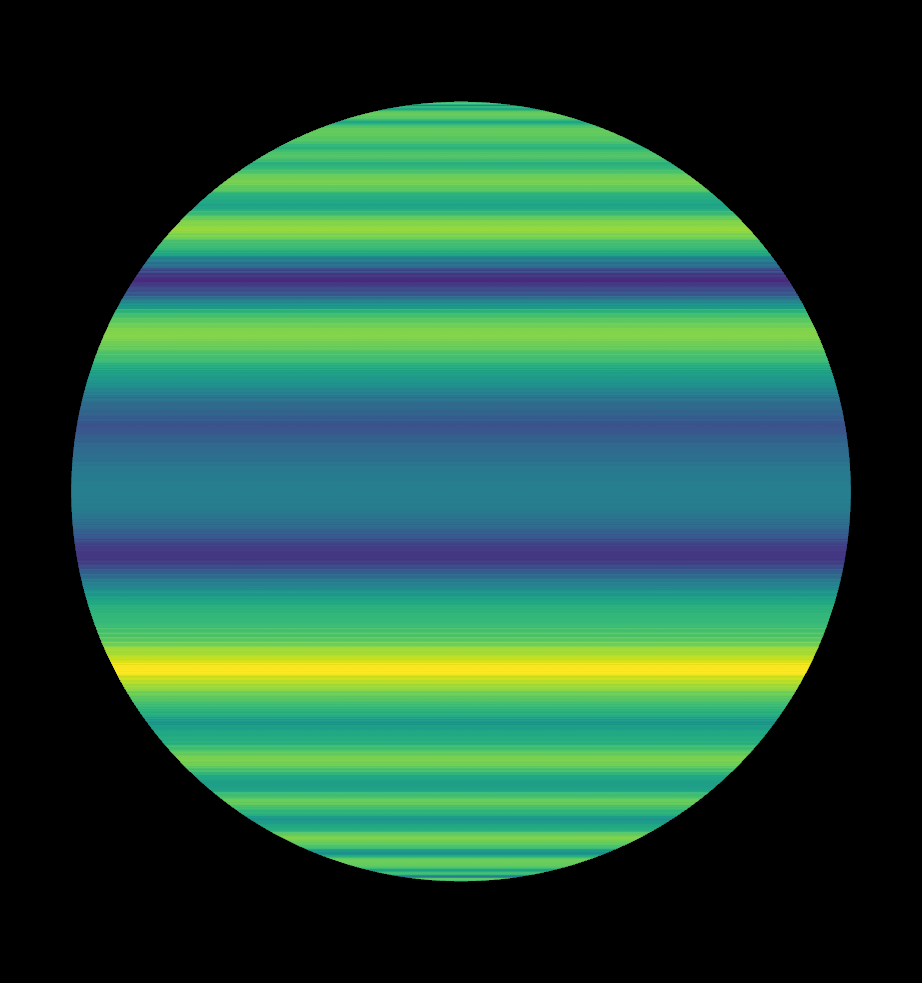
#> input picture AROMA_An_Exo_Rot_Mapping/plots/mayavi_plots/mayavi_jupiter_face.png, 922 x 983 px, found by its file name; the run also reads 1 picture not shown here
$ jupyter execute --allow-errors jupiter-k2-toy-model.ipynb   (shell and % lines are left out)
#> lines starting #> are read from the running program, lines starting #| are printed output that depends on the picture
[cell 1]
import matplotlib.pyplot as plt
import numpy as np
from astropy import units as u
import cv2
from mayavi import mlab
from tvtk.api import tvtk # python wrappers for the C++ vtk ecosystem

# [4 lines left out: function find_nearest, not called in this run]

import os
from os.path import join
array = os.path.abspath('').split('/')
homedir = '/'
for i in range(1,7):
   homedir = join(homedir, array[i])
plotPath = join(homedir, 'plots')

#=================================================
# Prepare the Cassini wind speed plot-based figure:

cassini_filename = '/Users/nguyendat/Documents/GitHub/aroma/AROMA_An_Exo_Rot_Mapping/data/Cassini_jupiter_BetterSampling.csv'
#> (the rest of this cell did not finish here and is left out)

#> (a cell that did not finish here is left out)

## 2D MAP

### NORMAL CASE: INCLUDE EQUATORIAL WINDS

[cell 3]
#=================================================
imgsize=500
xcen=(500.0-1.)/2.0
ycen=(500.0-1.)/2.0

latitudes=np.zeros((imgsize,imgsize))
windspeed=np.zeros((imgsize,imgsize))
periodimg=np.zeros((imgsize,imgsize))

latitudes[:]=np.NaN
windspeed[:]=np.NaN
periodimg[:]=np.NaN

radius=245. # Radius of jupiter in the synthetic image

Rjup=u.R_jup.to('m')

#> (the rest of this cell did not finish here and is left out)

[cell 4]
# save = True
save = False

# %matplotlib widget
plt.rcParams.update({'font.size': 12})

####
fig2, (ax2a, ax2b) = plt.subplots(1, 2, figsize=(6, 3), dpi=100, gridspec_kw={'width_ratios': [1, 1]})

#### FIRST PLOT
n, bins, patches = ax2a.hist(periodimg[~np.isnan(periodimg)], 40, density=True, facecolor='tab:orange', alpha=0.75)
# ax2a.text(9.81,35,'Synthetic Jupiter Model: Period Distribution from Cassini Windspeed',horizontalalignment='left',fontsize=10,color='blue')
ax2a.set_xlabel('Period (hr)')
ax2a.set_ylabel('Relative Area')
ax2a.set_title('Period Distribution', fontsize=12)
ax2a.set_xticks([]), ax2a.set_xticks([9.80, 9.850, 9.90, 9.95, 10.0])

# [12 lines of commented-out code are left out]

imgplot2 = ax2b.imshow(periodimg, cmap="viridis")
ax2b.set_title('Effective Periods',fontsize=12)
cax2 = fig2.add_axes([0.915, 0.2, 0.020, 0.61])
ax2b.text(440,470,'(hr)',fontsize=10)
# ax2b.text(20,45,'c',fontsize=18,color='black')
plt.colorbar(imgplot2,shrink=1.00,cax=cax2, orientation='vertical', ax=ax2b)

ax2b.axes.xaxis.set_visible(False)
ax2b.axes.yaxis.set_visible(False)

if save:
    plotOut = plotPath + '/CassiniJupiter_model_panelB'
    fig2.savefig(plotOut+'.pdf', dpi=300, format='pdf', bbox_inches = 'tight')
    fig2.savefig(plotOut+'.png', dpi=300, format='png', bbox_inches = 'tight')

# [34 lines of commented-out code are left out]

### SPECIAL: ONLY Mid-latitudes to Polar wind

[cell 5]
#=================================================
imgsize=500
xcen=(500.0-1.)/2.0
ycen=(500.0-1.)/2.0

latitudes2=np.zeros((imgsize,imgsize))
windspeed2=np.zeros((imgsize,imgsize))
periodimg2=np.zeros((imgsize,imgsize))

latitudes2[:]=np.NaN
windspeed2[:]=np.NaN
periodimg2[:]=np.NaN

radius=245. # Radius of jupiter in the synthetic image

Rjup=u.R_jup.to('m')

#> (the rest of this cell did not finish here and is left out)

[cell 6]
# save = True
save = False

# %matplotlib widget
plt.rcParams.update({'font.size': 12})

####
fig2, (ax2a, ax2b) = plt.subplots(1, 2, figsize=(6, 3), dpi=100, gridspec_kw={'width_ratios': [1, 1]})

#### FIRST PLOT
n2, bins2, patches2 = ax2a.hist(periodimg2[~np.isnan(periodimg2)], 40, density=True, facecolor='tab:orange', alpha=0.75)
# ax2a.text(9.81,35,'Synthetic Jupiter Model: Period Distribution from Cassini Windspeed',horizontalalignment='left',fontsize=10,color='blue')
ax2a.set_xlabel('Period (hr)')
ax2a.set_ylabel('Relative Area')
ax2a.set_title('Period Distribution', fontsize=12)
ax2a.set_xticks([]), ax2a.set_xticks([9.80, 9.850, 9.90, 9.95, 10.0])
# [12 lines of commented-out code are left out]

imgplot2 = ax2b.imshow(periodimg2, cmap="viridis")
ax2b.set_title('Effective Periods',fontsize=12)
cax2 = fig2.add_axes([0.915, 0.2, 0.020, 0.61])
ax2b.text(440,470,'(hr)',fontsize=10)
# ax2b.text(20,45,'c',fontsize=18,color='black')
plt.colorbar(imgplot2,shrink=1.00,cax=cax2, orientation='vertical', ax=ax2b)

ax2b.axes.xaxis.set_visible(False)
ax2b.axes.yaxis.set_visible(False)

if save:
    plotOut = plotPath + '/CassiniJupiter_model_panelC'
    fig2.savefig(plotOut+'.pdf', dpi=300, format='pdf', bbox_inches = 'tight')
    fig2.savefig(plotOut+'.png', dpi=300, format='png', bbox_inches = 'tight')

# [34 lines of commented-out code are left out]

#### Plot of windspeed vs latitude of Cassini data

[cell 7]
# save = True
save = False
fontSize = 14
plt.rcParams.update({'font.size': fontSize})
# Create simulated Jupiter wind speed imaged
fig1, ax1 = plt.subplots(figsize=(3.5, 4), dpi=100)

#> (the rest of this cell did not finish here and is left out)

### Plot of histograms superimposed

[cell 8]
# save = True
save = False

# %matplotlib widget
fontSize = 14
plt.rcParams.update({'font.size': fontSize})

plt.close(),
fig, (ax1, ax2, ax3) = plt.subplots(1, 3, figsize=(16,5), gridspec_kw={'width_ratios': [1,1.5,1]})

# plot superimposed histograms
n, bins, patches = ax2.hist(periodimg[~np.isnan(periodimg)], 60, range=(9.8, 10), density=False, facecolor='tab:blue', alpha=0.5, label='Full-disk')
n2, bins2, patches2 = ax2.hist(periodimg2[~np.isnan(periodimg2)], 60, range=(9.8, 10), density=False, facecolor='tab:red', alpha=0.75, label='Mid-latitudes')
ax2.set_yticks([]), ax2.set_xlabel('Period (hours)'), ax2.set_ylabel('Histogram')
ax2.set_title('Jupiter Effective Periods', weight='bold')
ax2.legend()

# first map
im1 = ax1.imshow(periodimg, cmap="viridis")
ax1.set_title('Full-disk Periods',fontsize=fontSize, weight='bold', color='tab:blue')
c_ax1 = fig.add_axes([0.915, 0.2, 0.020, 0.61])
ax1.text(430,470,'(hr)',fontsize=12)
plt.colorbar(im1,shrink=1.00,cax=c_ax1, orientation='vertical', ax=ax1)

plt.setp(ax1.spines.values(), color='tab:blue')
# change all spines
for axis in ['top','bottom','left','right']:
    ax1.spines[axis].set_linewidth(2)

# second map
im2 = ax3.imshow(periodimg2, cmap="viridis")
# ax3.clim((9.825, 9,975))
ax3.set_title('Mid-latitudes Periods',fontsize=fontSize, weight='bold', color='r')
ax3.text(430,470,'(hr)',fontsize=12)

ax1.set_xlabel('x-pixel')
ax1.set_ylabel('y-pixel')

ax3.set_xlabel('x-pixel')

plt.setp(ax3.spines.values(), color='r')
# change all spines
for axis in ['top','bottom','left','right']:
    ax3.spines[axis].set_linewidth(2)

plt.subplots_adjust(wspace=0.15)

if save:
    plotOut = plotPath + '/Superimposed_Hist_CassiniJupiter_model'
    fig.savefig(plotOut+'.pdf', dpi=300, format='pdf', bbox_inches = 'tight')
    fig.savefig(plotOut+'.png', dpi=300, format='png', bbox_inches = 'tight')

## 3D ATMOSPHERE

### CREATE EQUIRECTANGULAR PROJECTION MAP
#### FULL LATITUDES
Not equal area, x,y coordinates correspond to longitude and latitude

Output: a rectangular map

[cell 9]
#=================================================
imgsize=1000
xcen=(float(imgsize)-1.)/2.0
ycen=(float(imgsize)-1.)/2.0

run_again = True
#> (the rest of this cell did not finish here and is left out)

[cell 10]
save = False
# save = True

plt.close(),
fig = plt.figure(figsize=(10,5), frameon=False)
# fig.set_size_inches(1.5,1)
ax = plt.Axes(fig, [0., 0., 1., 1.])
ax.set_axis_off()
fig.add_axes(ax)

ax.imshow(periodimg_fd, aspect='auto')
plt.subplots_adjust(top = 1, bottom = 0, right = 1, left = 0, hspace = 0, wspace = 0)

if save:
    plotOut = plotPath + '/Equirectangular_CassiniJupiter_map.jpeg'
    plt.margins(0, 0), plt.draw(), plt.axis('off')
    fig.savefig(plotOut, format='jpeg', bbox_inches = 'tight', dpi=400)
    # cv2.imwrite(plotPath + '/Equirectangular_CassiniJupiter_map.png', save_array)

### Run 3D Mayavi and Save

[cell 11]
# run_mayavi = True
run_mayavi = False

if run_mayavi:
    # create a figure window (and scene)
    fig = mlab.figure(size=(500, 500))

    # load and map the texture
    img = tvtk.JPEGReader()
    img.file_name = plotPath + '/Equirectangular_CassiniJupiter_map.jpeg'
    texture = tvtk.Texture(input_connection=img.output_port, interpolate=1)
    # (interpolate for a less raster appearance when zoomed in)

    # use a TexturedSphereSource, a.k.a. getting our hands dirty
    R = 1
    Nrad = 180

    # create the sphere source with a given radius and angular resolution
    sphere = tvtk.TexturedSphereSource(radius=R, theta_resolution=Nrad,
                                       phi_resolution=Nrad)

    # assemble rest of the pipeline, assign texture
    sphere_mapper = tvtk.PolyDataMapper(input_connection=sphere.output_port)
    sphere_actor = tvtk.Actor(mapper=sphere_mapper, texture=texture)
    fig.scene.add_actor(sphere_actor)

    sphere_actor.property.lighting = False
    mlab.show()
    mlab.pitch(20)

## Inclined Jupiter Model 3D Case: FULL DISK

#### Full disk no inclination

[cell 12]
periodimg_3d_fd_0 = cv2.imread(plotPath + '/mayavi_plots/mayavi_jupiter_face.png', cv2.IMREAD_ANYDEPTH).astype(np.float32)

# plt.close(),
# plt.figure(figsize=(4,4))
# n, bins, patches = plt.hist(periodimg_3d[~np.isnan(periodimg_3d)], 60, density=True, facecolor='tab:orange', alpha=0.75)

# convert background to NaN
for xx in range(periodimg_3d_fd_0.shape[0]):
    for yy in range(periodimg_3d_fd_0.shape[1]):
        if periodimg_3d_fd_0[xx][yy] <= 0:
            periodimg_3d_fd_0[xx][yy] = np.NaN

# figure out linear scaling
pmin, pmax = np.nanmin(periodimg_fd), np.nanmax(periodimg_fd)
pmin_old, pmax_old = np.nanmin(periodimg_3d_fd_0), np.nanmax(periodimg_3d_fd_0)
#> pmin_old = 31; pmax_old = 215
a = [[pmin_old, 1], [pmax_old,1]]
#> a = [[31, 1], [215, 1]]
b = [pmin, pmax]

coeff = np.linalg.solve(a,b)
#> coeff = [nan, nan]
periodimg_3d_fd_0_new = coeff[0] * periodimg_3d_fd_0 + coeff[1]

plt.figure(figsize=(4,4), dpi=120)
im = plt.imshow(periodimg_3d_fd_0_new)
plt.colorbar(im, shrink=1.00, orientation='vertical')

plt.figure(figsize=(4,3), dpi=120)
n, bins, patches = plt.hist(periodimg_3d_fd_0_new[~np.isnan(periodimg_3d_fd_0_new)], 60, density=True, facecolor='tab:orange', alpha=0.75)
#> bins = 61 values from 0 to 1; patches = 60 items
plt.xlim(9.80, 10.0)

#### Full disk up 20 deg

[cell 13]
periodimg_3d_fd_u20 = cv2.imread(plotPath + '/mayavi_plots/mayavi_jupiter_up.png', cv2.IMREAD_ANYDEPTH).astype(np.float32)
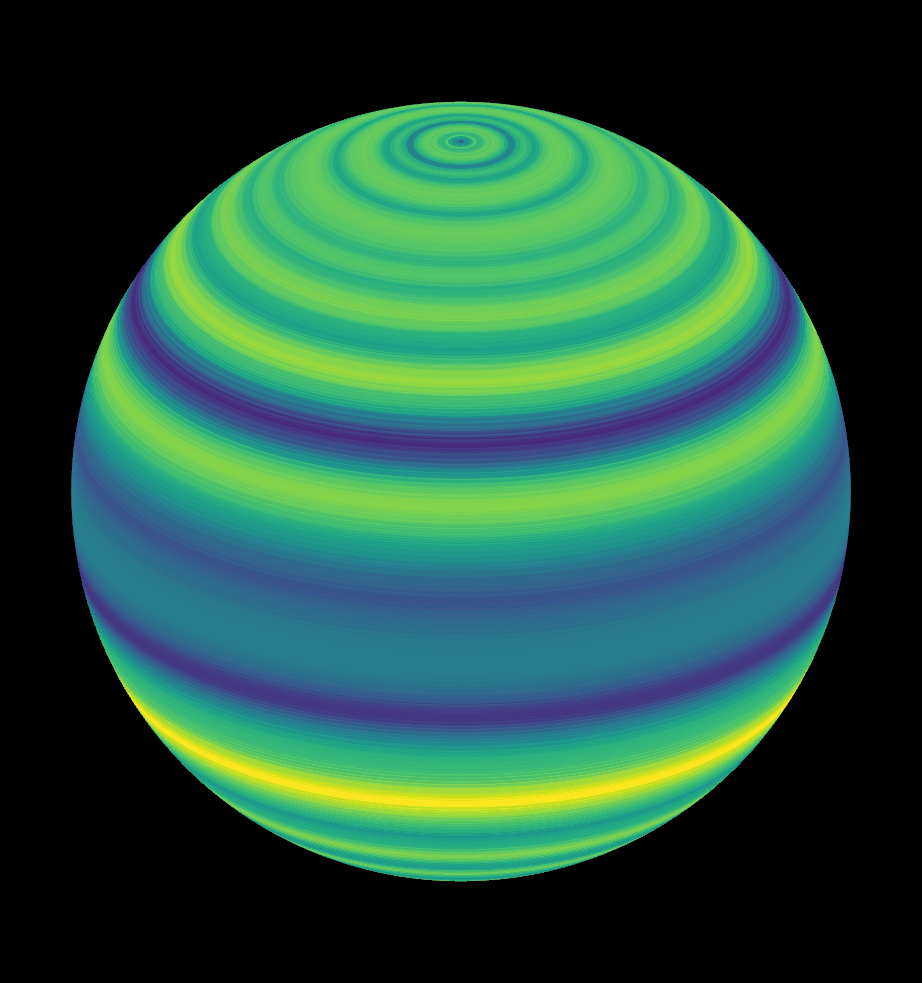
#> input picture AROMA_An_Exo_Rot_Mapping/plots/mayavi_plots/mayavi_jupiter_up.png, 922 x 983 px, found by its file name

# convert background to NaN
for xx in range(periodimg_3d_fd_u20.shape[0]):
    for yy in range(periodimg_3d_fd_u20.shape[1]):
        if periodimg_3d_fd_u20[xx][yy] <= 0:
            periodimg_3d_fd_u20[xx][yy] = np.NaN

# figure out linear scaling
pmin, pmax = np.nanmin(periodimg_fd), np.nanmax(periodimg_fd)
pmin_old, pmax_old = np.nanmin(periodimg_3d_fd_u20), np.nanmax(periodimg_3d_fd_u20)
#> pmin_old = 32
a = [[pmin_old, 1], [pmax_old,1]]
#> a = [[32, 1], [215, 1]]
b = [pmin, pmax]

coeff = np.linalg.solve(a,b)
periodimg_3d_fd_u20_new = coeff[0] * periodimg_3d_fd_u20 + coeff[1]

plt.close(), plt.figure(figsize=(4,4), dpi=120)
im = plt.imshow(periodimg_3d_fd_u20_new)
plt.colorbar(im, shrink=1.00, orientation='vertical')

plt.figure(figsize=(4,3), dpi=120)
n, bins, patches = plt.hist(periodimg_3d_fd_u20_new[~np.isnan(periodimg_3d_fd_u20_new)], 60, density=True, facecolor='tab:orange', alpha=0.75)
plt.xlim(9.80, 10.0)

#### Full disk down 20 deg

[cell 14]
periodimg_3d_fd_d20 = cv2.imread(plotPath + '/mayavi_plots/mayavi_jupiter_down.png', cv2.IMREAD_ANYDEPTH).astype(np.float32)

# convert background to NaN
for xx in range(periodimg_3d_fd_d20.shape[0]):
    for yy in range(periodimg_3d_fd_d20.shape[1]):
        if periodimg_3d_fd_d20[xx][yy] <= 0:
            periodimg_3d_fd_d20[xx][yy] = np.NaN

# figure out linear scaling
pmin, pmax = np.nanmin(periodimg_fd), np.nanmax(periodimg_fd)
pmin_old, pmax_old = np.nanmin(periodimg_3d_fd_d20), np.nanmax(periodimg_3d_fd_d20)
a = [[pmin_old, 1], [pmax_old,1]]
b = [pmin, pmax]

coeff = np.linalg.solve(a,b)
periodimg_3d_fd_d20_new = coeff[0] * periodimg_3d_fd_d20 + coeff[1]

plt.close(), plt.figure(figsize=(4,4), dpi=120)
im = plt.imshow(periodimg_3d_fd_d20_new)
plt.colorbar(im, shrink=1.00, orientation='vertical')

plt.figure(figsize=(4,3), dpi=120)
n, bins, patches = plt.hist(periodimg_3d_fd_d20_new[~np.isnan(periodimg_3d_fd_d20_new)], 60, density=True, facecolor='tab:orange', alpha=0.75)
plt.xlim(9.80, 10.0)

## Inclined Jupiter Model 3D Case: MIDLATITUDE CUTOUT

### Projection map

[cell 15]
#=================================================
imgsize=1000
xcen=(float(imgsize)-1.)/2.0
ycen=(float(imgsize)-1.)/2.0

run_again = True
#> (the rest of this cell did not finish here and is left out)

[cell 16]
save = False
# save = True

plt.close(),
fig = plt.figure(figsize=(10,5), frameon=False)
# fig.set_size_inches(1.5,1)
ax = plt.Axes(fig, [0., 0., 1., 1.])
ax.set_axis_off()
fig.add_axes(ax)

ax.imshow(periodimg_mc, aspect='auto')
plt.subplots_adjust(top = 1, bottom = 0, right = 1, left = 0, hspace = 0, wspace = 0)

if save:
    plotOut = plotPath + '/Equirectangular_CassiniJupiter_map[NoEQ].jpeg'
    fig.savefig(plotOut, format='jpeg', bbox_inches = 'tight', dpi=400)
    # cv2.imwrite(plotPath + '/Equirectangular_CassiniJupiter_map.png', save_array)

### Run Mayavi

[cell 17]
run_mayavi = False

if run_mayavi:
    # create a figure window (and scene)
    fig = mlab.figure(size=(500, 500))

    # load and map the texture
    img = tvtk.JPEGReader()
    img.file_name = plotPath + '/Equirectangular_CassiniJupiter_map[NoEQ].jpeg'
    texture = tvtk.Texture(input_connection=img.output_port, interpolate=1)
    # (interpolate for a less raster appearance when zoomed in)

    # use a TexturedSphereSource, a.k.a. getting our hands dirty
    R = 1
    Nrad = 180

    # create the sphere source with a given radius and angular resolution
    sphere = tvtk.TexturedSphereSource(radius=R, theta_resolution=Nrad,
                                       phi_resolution=Nrad)

    # assemble rest of the pipeline, assign texture
    sphere_mapper = tvtk.PolyDataMapper(input_connection=sphere.output_port)
    sphere_actor = tvtk.Actor(mapper=sphere_mapper, texture=texture)
    fig.scene.add_actor(sphere_actor)

    sphere_actor.property.lighting = False
    mlab.show()
    mlab.pitch(20)

## Inclined Jupiter Model 3D Case: MIDLAT NO INCL

#### Midlat no incl

[cell 18]
periodimg_3d_mc_0 = cv2.imread(plotPath + '/mayavi_plots/[NoEQ]mayavi_jupiter_face.png', cv2.IMREAD_ANYDEPTH).astype(np.float32)
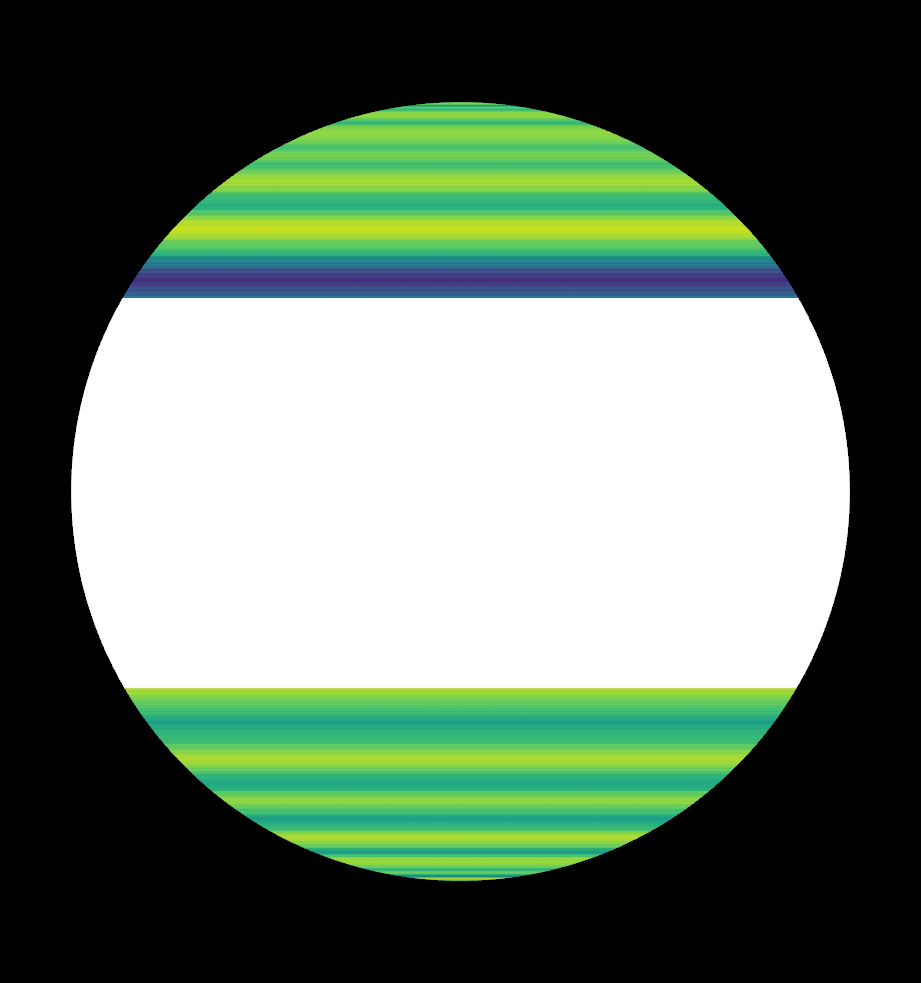
#> input picture AROMA_An_Exo_Rot_Mapping/plots/mayavi_plots/[noEQ]mayavi_jupiter_face.png, 921 x 983 px, found by its file name

# plt.close(),
# plt.figure(figsize=(4,4))
# n, bins, patches = plt.hist(periodimg_3d[~np.isnan(periodimg_3d)], 60, density=True, facecolor='tab:orange', alpha=0.75)

# convert background to NaN
for xx in range(periodimg_3d_mc_0.shape[0]):
    for yy in range(periodimg_3d_mc_0.shape[1]):
        if periodimg_3d_mc_0[xx][yy] <= 0 or periodimg_3d_mc_0[xx][yy] >= 255:
            periodimg_3d_mc_0[xx][yy] = np.NaN
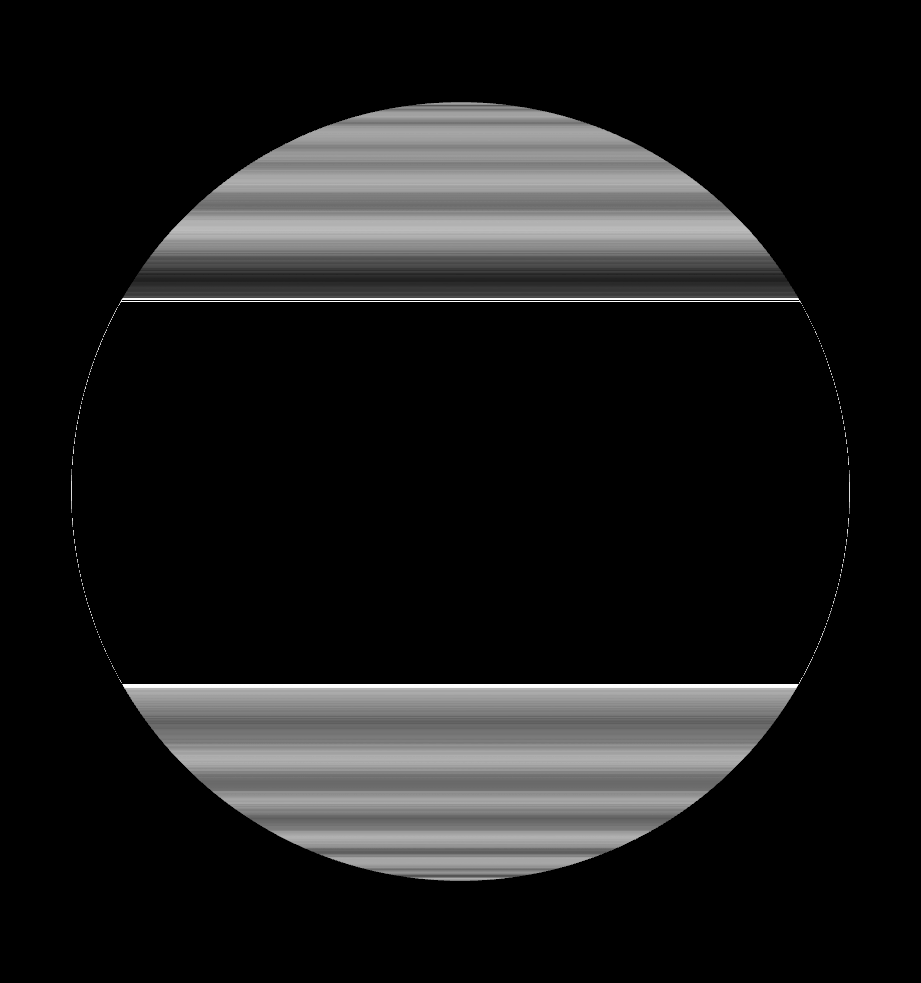
#> periodimg_3d_mc_0: shape (983, 921) float32; 78.85% of the values are NaN or infinite; the others: min 33, max 254, mean 147.6; drawn with min black, max white, NaN and infinite black

# figure out linear scaling
pmin, pmax = np.nanmin(periodimg_mc), np.nanmax(periodimg_mc)
pmin_old, pmax_old = np.nanmin(periodimg_3d_mc_0), np.nanmax(periodimg_3d_mc_0)
#> pmin_old = 33; pmax_old = 254
a = [[pmin_old, 1], [pmax_old,1]]
#> a = [[33, 1], [254, 1]]
b = [pmin, pmax]

coeff = np.linalg.solve(a,b)
periodimg_3d_mc_0_new = coeff[0] * periodimg_3d_mc_0 + coeff[1]

plt.figure(figsize=(4,4), dpi=120)
im = plt.imshow(periodimg_3d_mc_0_new)
plt.colorbar(im, shrink=1.00, orientation='vertical')

plt.figure(figsize=(4,3), dpi=120)
n, bins, patches = plt.hist(periodimg_3d_mc_0_new[~np.isnan(periodimg_3d_mc_0_new)], 60, density=True, facecolor='tab:orange', alpha=0.75)
plt.xlim(9.80, 10.0)

#### Midlat up 20 deg

#> (a cell that did not finish here is left out)

#### Midlat down 20 deg

#> (a cell that did not finish here is left out)

## SuperImposed Histogram: 3D Atmosphere, Up 20 Deg

[cell 21]
# save = True
save = False
#> save = False

angle = 'u20'

# %matplotlib widget
fontSize = 14
plt.rcParams.update({'font.size': fontSize})

plt.close(),
fig, (ax1, ax2, ax3) = plt.subplots(1, 3, figsize=(16,5), gridspec_kw={'width_ratios': [1,1.3,1]}, dpi=120)

# full-disk: periodimg_3d_fd_u20_new
# midlat-cut: periodimg_3d_mc_u20_new

# plot superimposed histograms
n, bins, patches = ax2.hist(periodimg_3d_fd_u20_new[~np.isnan(periodimg_3d_fd_u20_new)], 60, range=(9.8, 10), density=False, facecolor='tab:blue', alpha=0.5, label='Full-disk')
#> n = 60 values from 0 to 0; bins = 61 values from 9.8 to 10
#> (the rest of this cell did not finish here and is left out)
